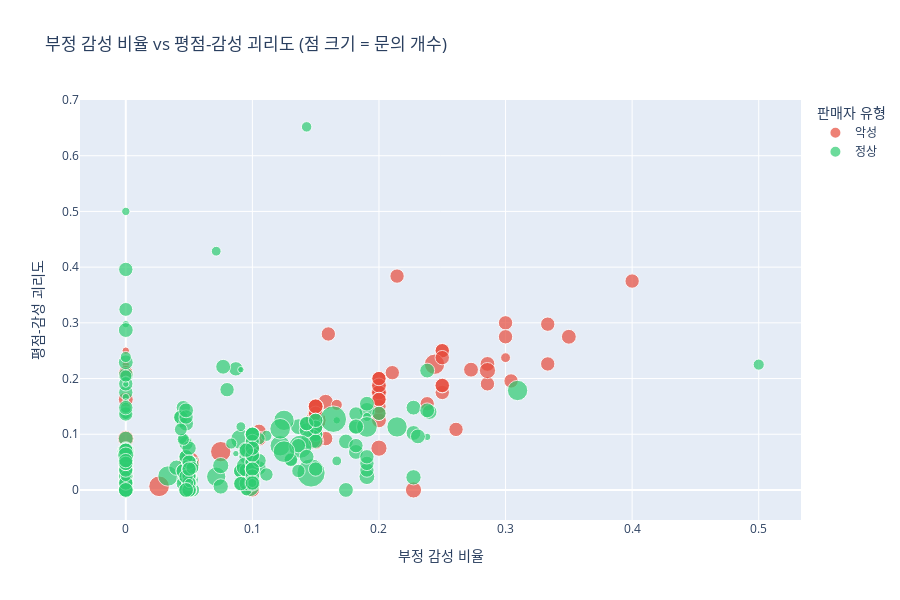

Notebook code for this chart:
### Markdown cell above
## 🎯 6. 산점도 - 부정 감성 vs 평점 괴리

### Code cell
# 인터랙티브 산점도
fig = px.scatter(
    df,
    x='negative_sentiment_ratio',
    y='rating_sentiment_gap',
    color='label_name',
    size='question_count',
    hover_data={
        'vendor_name': True,
        'negative_sentiment_ratio': ':.3f',
        'rating_sentiment_gap': ':.3f',
        'avg_rating': ':.2f',
        'question_count': True,
        'conditions_met_count': True,
        'label_name': False
    },
    color_discrete_map={'정상': '#2ecc71', '악성': '#e74c3c'},
    title='부정 감성 비율 vs 평점-감성 괴리도 (점 크기 = 문의 개수)',
    labels={
        'negative_sentiment_ratio': '부정 감성 비율',
        'rating_sentiment_gap': '평점-감성 괴리도',
        'label_name': '판매자 유형',
        'vendor_name': '판매자명',
        'question_count': '문의 개수',
        'conditions_met_count': '조건 충족 개수',
        'avg_rating': '평균 평점'
    },
    height=600
)

fig.update_traces(marker=dict(line=dict(width=1, color='white')))
fig.show()

### Figure 1 — Plotly figure (JSON) as saved in the notebook; plotly's stock layout.template omitted (floating-point values rounded to 4 significant figures; data arrays with more than 128 entries replaced by an {"elided": "..."} marker saying what was removed)
{"data": [{"customdata": {"elided": "92x5 mixed values"}, "hovertemplate": "부정 감성 비율=%{x:.3f}<br>평점-감성 괴리도=%{y:.3f}<br>문의 개수=%{customdata[2]}<br>판매자명=%{customdata[0]}<br>평균 평점=%{customdata[1]:.2f}<br>조건 충족 개수=%{customdata[3]}<extra></extra>", "legendgroup": "악성", "marker": {"color": "#e74c3c", "line": {"color": "white", "width": 1}, "size": [19.0, 17.0, 16.0, 16.0, 14.0, 15.0, 19.0, 15.0, 16.0, 32.0, 15.0, 16.0, 15.0, 15.0, 16.0, 15.0, 15.0, 15.0, 15.0, 13.0, 15.0, 15.0, 16.0, 15.0, 17.0, 17.0, 15.0, 15.0, 15.0, 15.0, 19.0, 15.0, 15.0, 19.0, 4.0, 15.0, 16.0, 15.0, 16.0, 15.0, 16.0, 16.0, 15.0, 16.0, 16.0, 16.0, 30.0, 15.0, 16.0, 31.0, 21.0, 15.0, 15.0, 15.0, 16.0, 15.0, 15.0, 15.0, 15.0, 15.0, 16.0, 15.0, 15.0, 7.0, 15.0, 15.0, 15.0, 16.0, 15.0, 15.0, 15.0, 15.0, 15.0, 19.0, 4.0, 33.0, 17.0, 19.0, 30.0, 16.0, 15.0, 9.0, 15.0, 15.0, 16.0, 19.0, 15.0, 15.0, 15.0, 15.0, 16.0, 19.0], "sizemode": "area", "sizeref": 0.145, "symbol": "circle"}, "mode": "markers", "name": "악성", "orientation": "v", "showlegend": true, "type": "scatter", "x": [0.05, 0.1579, 0.05, 0.2857, 0.2, 0.1053, 0.2, 0.25, 0.0, 0.15, 0.15, 0.0, 0.25, 0.2105, 0.25, 0.0, 0.1, 0.2857, 0.15, 0.1, 0.2, 0.05, 0.05, 0.1, 0.15, 0.2, 0.15, 0.3333, 0.2, 0.2, 0.2273, 0.25, 0.4, 0.15, 0.0, 0.15, 0.1, 0.05, 0.15, 0.3333, 0.15, 0.2, 0.2381, 0.0, 0.2, 0.35, 0.2439, 0.3, 0.1053, 0.02632, 0.15, 0.2143, 0.2, 0.0, 0.05, 0.25, 0.2609, 0.3043, 0.15, 0.2, 0.2, 0.2, 0.15, 0.3, 0.1, 0.16, 0.1, 0.1, 0.15, 0.05, 0.0, 0.15, 0.05, 0.2857, 0.0, 0.05, 0.15, 0.2, 0.075, 0.2727, 0.2, 0.1667, 0.1579, 0.0, 0.15, 0.15, 0.2, 0.0, 0.3, 0.25, 0.1, 0.0], "xaxis": "x", "y": [0.0375, 0.1579, 0.0375, 0.2262, 0.2, 0.1053, 0.175, 0.25, 0.0, 0.125, 0.15, 0.1625, 0.175, 0.2105, 0.1875, 0.0, 0.0875, 0.1905, 0.125, 0.1, 0.1875, 0.05, 0.0, 0.075, 0.125, 0.1625, 0.15, 0.2262, 0.175, 0.2, 0.0, 0.25, 0.375, 0.1375, 0.225, 0.15, 0.075, 0.0, 0.15, 0.2976, 0.125, 0.125, 0.1548, 0.0625, 0.175, 0.275, 0.2256, 0.3, 0.09211, 0.006579, 0.1, 0.3839, 0.15, 0.2105, 0.05, 0.1875, 0.1087, 0.1957, 0.1125, 0.1625, 0.1875, 0.1375, 0.15, 0.2375, 1.11e-16, 0.28, 0.0875, 0.0875, 0.1375, 0.05, 0.03333, 0.1375, 0.025, 0.2143, 0.25, 0.05, 0.15, 0.075, 0.06875, 0.2159, 0.2, 0.1528, 0.09211, 0.01316, 0.15, 0.0875, 0.1625, 0.02632, 0.275, 0.2375, 0.075, 0.09211], "yaxis": "y"}, {"customdata": {"elided": "282x5 mixed values"}, "hovertemplate": "부정 감성 비율=%{x:.3f}<br>평점-감성 괴리도=%{y:.3f}<br>문의 개수=%{customdata[2]}<br>판매자명=%{customdata[0]}<br>평균 평점=%{customdata[1]:.2f}<br>조건 충족 개수=%{customdata[3]}<extra></extra>", "legendgroup": "정상", "marker": {"color": "#2ecc71", "line": {"color": "white", "width": 1}, "size": {"elided": "282 float values"}, "sizemode": "area", "sizeref": 0.145, "symbol": "circle"}, "mode": "markers", "name": "정상", "orientation": "v", "showlegend": true, "type": "scatter", "x": {"elided": "282 float values"}, "xaxis": "x", "y": {"elided": "282 float values"}, "yaxis": "y"}], "layout": {"height": 600, "legend": {"itemsizing": "constant", "title": {"text": "판매자 유형"}, "tracegroupgap": 0}, "title": {"text": "부정 감성 비율 vs 평점-감성 괴리도 (점 크기 = 문의 개수)"}, "xaxis": {"anchor": "y", "domain": [0, 1], "title": {"text": "부정 감성 비율"}}, "yaxis": {"anchor": "x", "domain": [0, 1], "title": {"text": "평점-감성 괴리도"}}}}
